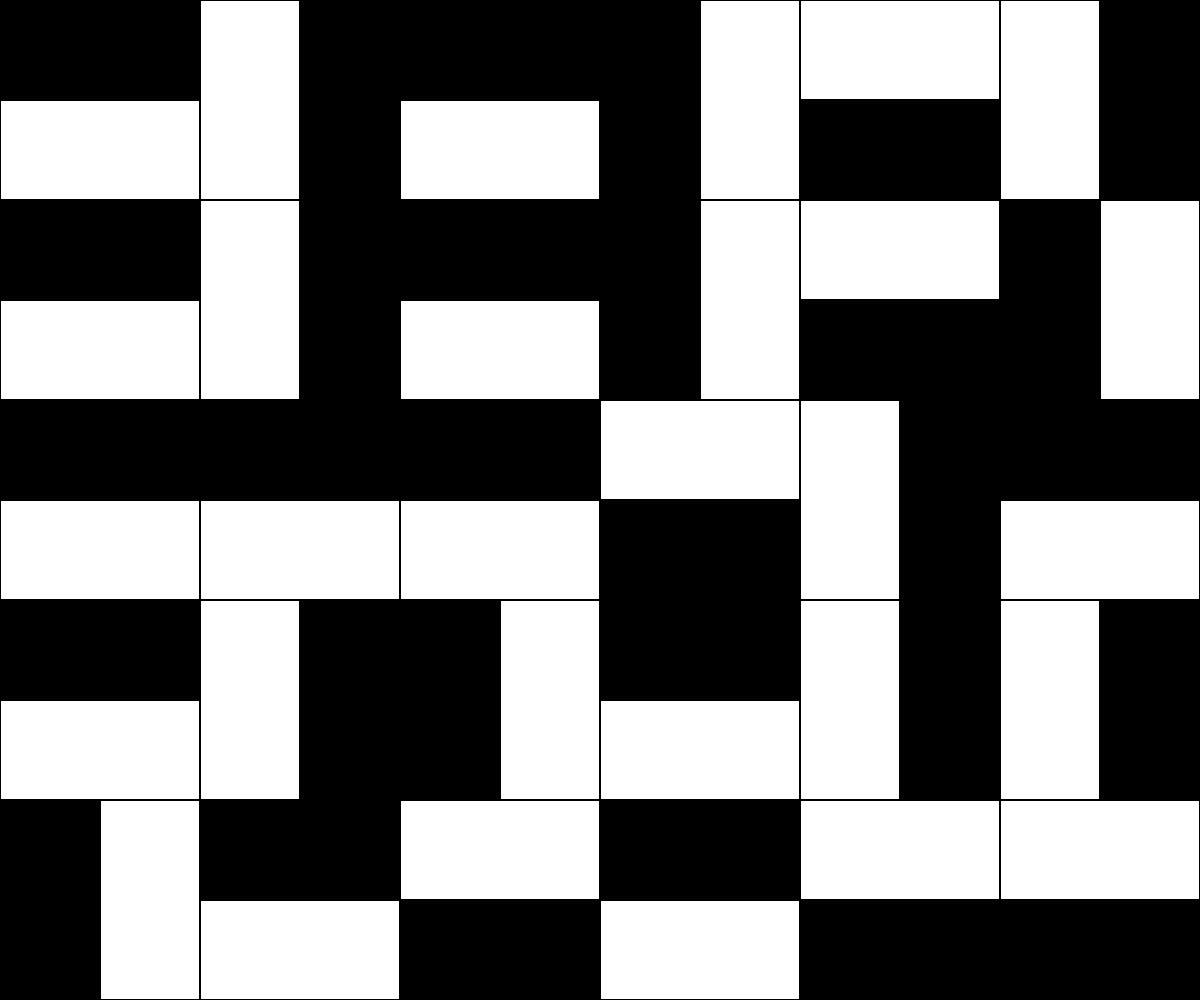
Frame 1 (no input)
Frame 60 (no input): identical to frame 1, image omitted
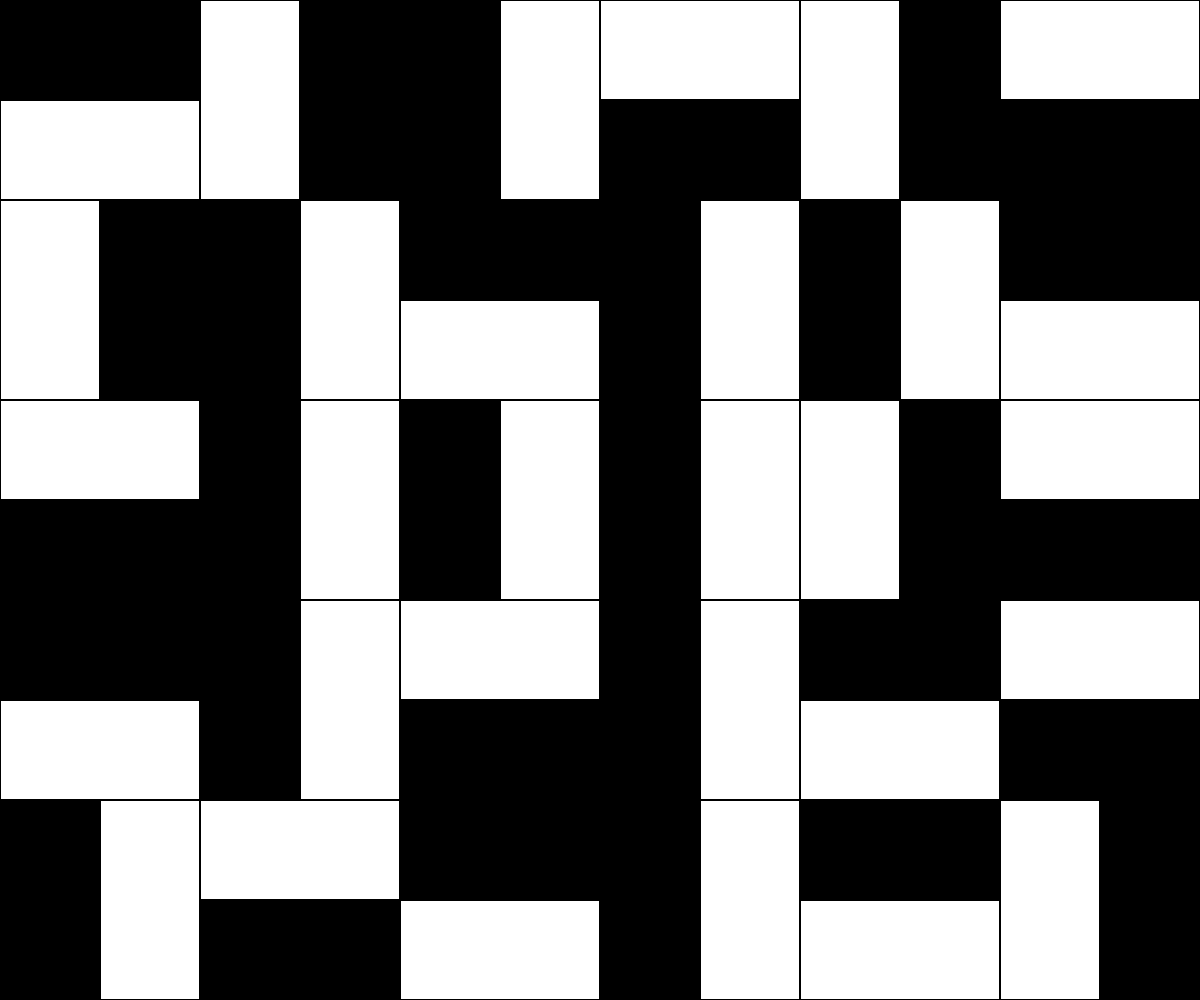
Frame 120 (the mouse pressed at the canvas centre since frame 60)

The p5.js sketch that drew these frames (run headless with seeded random() and noise() and a simulated clock; from frame 60 on, the mouse is pressed at the canvas centre):

// p5.js sketch
// ── sketch.js
/*
Inspired by Zdeněk Sýkora's Red-Green Structure 1, 1968, and based onb2renger's offscreen graphics 6:
https://b2renger.github.io/p5js_patterns/pg_6/
*/

let cellSize;
let pg;
let seed = 100;

function setup() {
  createCanvas(windowWidth, windowHeight);
  imageMode(CENTER);
  makeTileDesign();
}

function draw() {
  background(255);
  randomSeed(seed);
  
  for (let x = cellSize/2; x <= width; x += cellSize) {
    for (let y = cellSize/2; y <= height; y += cellSize) {
      push();
      translate(x, y);
      let angle = (TWO_PI * round(random(1, 5))) / 4;
      rotate(angle);
      // draw the off-screen pixel graphics onto the canvas
      // just like an image file
      image(pg, 0, 0);
      pop();
    }
  }
}

function makeTileDesign() {
  cellSize = min(width / 5, height / 5);
  
  // create an extra buffer of pixels "off screen"
  // on which to draw shapes (just like drawing on the canvas)
  // it needs a width and height (just like the canvas)
  pg = createGraphics(cellSize, cellSize);
  // draw a shape on it
  pg.noFill(0);
  pg.strokeWeight(2)
  pg.square(0, 0, cellSize);
  // draw another shape on it
  pg.fill(0);
  pg.square(0, pg.height / 2, pg.width);

}

function mousePressed() {
  seed = random(50000);
}

function windowResized() {
  resizeCanvas(windowWidth, windowHeight);
  makeTileDesign();
}
